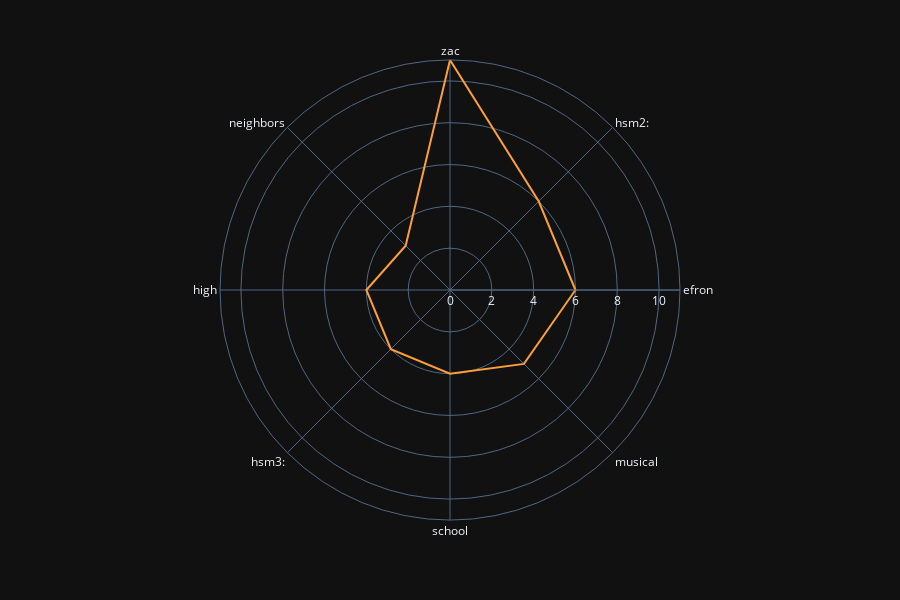

The code cell stored with this chart in its notebook:
### Code cell
col1 = []
col2 = []
line_polar_df = pd.DataFrame()
for i in range(len(li_only_movies_words[:8])):
    col1.append(li_only_movies_words[i][0])
    col2.append(li_only_movies_words[i][1])
    
line_polar_df["count"] = col1
line_polar_df["keyword"] = col2
fig = px.line_polar(line_polar_df, r="count", theta="keyword", template="plotly_dark",
            color_discrete_sequence= px.colors.sequential.Plasma[-3::-2], line_close=True)
fig.show()
print(li_only_movies_words[:8])

### Figure 1 — Plotly figure (JSON) as saved in the notebook; plotly's stock layout.template omitted (floating-point values rounded to 4 significant figures)
{"data": [{"hoverlabel": {"namelength": 0}, "hovertemplate": "count=%{r}<br>keyword=%{theta}", "legendgroup": "", "line": {"color": "#fb9f3a", "dash": "solid"}, "mode": "lines", "name": "", "r": [11, 6, 6, 5, 4, 4, 4, 3, 11], "showlegend": false, "subplot": "polar", "theta": ["zac", "hsm2:", "efron", "musical", "school", "hsm3:", "high", "neighbors", "zac"], "type": "scatterpolar"}], "layout": {"height": 600, "legend": {"tracegroupgap": 0}, "margin": {"t": 60}, "polar": {"angularaxis": {"direction": "clockwise", "rotation": 90}, "domain": {"x": [0, 1], "y": [0, 1]}}}}
